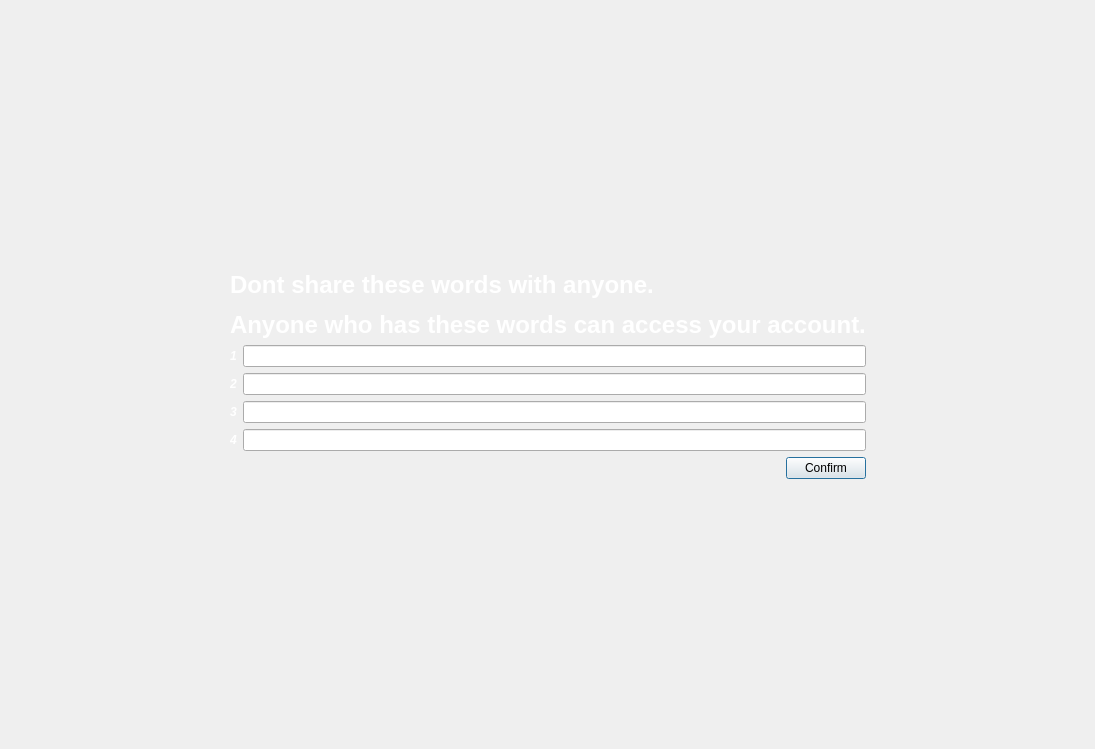
<?xml version="1.0" encoding="UTF-8"?>
<ui version="4.0">
 <class>ShowKeyWords</class>
 <widget class="QDialog" name="ShowKeyWords">
  <property name="geometry">
   <rect>
    <x>0</x>
    <y>0</y>
    <width>1095</width>
    <height>749</height>
   </rect>
  </property>
  <property name="windowTitle">
   <string>Dialog</string>
  </property>
  <property name="styleSheet">
   <string notr="true">QDialog {
    background-image: url(:/dailogs-images/images/76128231-vintage-music-background.jpg);
    background-repeat: no-repeat;
    background-position: center; 
    background-size: cover;  
 
}</string>
  </property>
  <layout class="QGridLayout" name="gridLayout">
   <item row="2" column="1">
    <spacer name="verticalSpacer">
     <property name="orientation">
      <enum>Qt::Orientation::Vertical</enum>
     </property>
     <property name="sizeHint" stdset="0">
      <size>
       <width>20</width>
       <height>40</height>
      </size>
     </property>
    </spacer>
   </item>
   <item row="0" column="1">
    <spacer name="verticalSpacer_2">
     <property name="orientation">
      <enum>Qt::Orientation::Vertical</enum>
     </property>
     <property name="sizeHint" stdset="0">
      <size>
       <width>20</width>
       <height>40</height>
      </size>
     </property>
    </spacer>
   </item>
   <item row="1" column="0">
    <spacer name="horizontalSpacer_2">
     <property name="orientation">
      <enum>Qt::Orientation::Horizontal</enum>
     </property>
     <property name="sizeHint" stdset="0">
      <size>
       <width>40</width>
       <height>20</height>
      </size>
     </property>
    </spacer>
   </item>
   <item row="1" column="1">
    <layout class="QVBoxLayout" name="verticalLayout_4">
     <item>
      <widget class="QLabel" name="label_5">
       <property name="text">
        <string>&lt;html&gt;&lt;head/&gt;&lt;body&gt;&lt;p&gt;&lt;span style=&quot; font-size:18pt; font-weight:700; color:#ffffff;&quot;&gt;Dont share these words with anyone.&lt;/span&gt;&lt;/p&gt;&lt;p&gt;&lt;span style=&quot; font-size:18pt; font-weight:700; color:#ffffff;&quot;&gt;Anyone who has these words can access your account.&lt;/span&gt;&lt;/p&gt;&lt;/body&gt;&lt;/html&gt;</string>
       </property>
      </widget>
     </item>
     <item>
      <layout class="QVBoxLayout" name="verticalLayout_3">
       <item>
        <layout class="QHBoxLayout" name="horizontalLayout">
         <item>
          <layout class="QVBoxLayout" name="verticalLayout_2">
           <item>
            <widget class="QLabel" name="label_3">
             <property name="text">
              <string>&lt;html&gt;&lt;head/&gt;&lt;body&gt;&lt;p&gt;&lt;span style=&quot; font-weight:700; font-style:italic;color:white&quot;&gt;1&lt;/span&gt;&lt;/p&gt;&lt;/body&gt;&lt;/html&gt;</string>
             </property>
            </widget>
           </item>
           <item>
            <widget class="QLabel" name="label">
             <property name="text">
              <string>&lt;html&gt;&lt;head/&gt;&lt;body&gt;&lt;p&gt;&lt;span style=&quot; font-weight:700; font-style:italic;color:white&quot;&gt;2&lt;/span&gt;&lt;/p&gt;&lt;/body&gt;&lt;/html&gt;</string>
             </property>
            </widget>
           </item>
           <item>
            <widget class="QLabel" name="label_4">
             <property name="text">
              <string>&lt;html&gt;&lt;head/&gt;&lt;body&gt;&lt;p&gt;&lt;span style=&quot; font-weight:700; font-style:italic;color:white&quot;&gt;3&lt;/span&gt;&lt;/p&gt;&lt;/body&gt;&lt;/html&gt;</string>
             </property>
            </widget>
           </item>
           <item>
            <widget class="QLabel" name="label_2">
             <property name="text">
              <string>&lt;html&gt;&lt;head/&gt;&lt;body&gt;&lt;p&gt;&lt;span style=&quot; font-weight:700; font-style:italic;color:white&quot;&gt;4&lt;/span&gt;&lt;/p&gt;&lt;/body&gt;&lt;/html&gt;</string>
             </property>
            </widget>
           </item>
          </layout>
         </item>
         <item>
          <layout class="QVBoxLayout" name="verticalLayout">
           <item>
            <widget class="QLineEdit" name="lineEdit_firstword">
             <property name="readOnly">
              <bool>true</bool>
             </property>
            </widget>
           </item>
           <item>
            <widget class="QLineEdit" name="lineEdit_seconde_word">
             <property name="readOnly">
              <bool>true</bool>
             </property>
            </widget>
           </item>
           <item>
            <widget class="QLineEdit" name="lineEdit_third_word">
             <property name="toolTipDuration">
              <number>-1</number>
             </property>
             <property name="readOnly">
              <bool>true</bool>
             </property>
            </widget>
           </item>
           <item>
            <widget class="QLineEdit" name="lineEdit_fourth_word">
             <property name="toolTip">
              <string/>
             </property>
             <property name="readOnly">
              <bool>true</bool>
             </property>
            </widget>
           </item>
          </layout>
         </item>
        </layout>
       </item>
       <item>
        <layout class="QHBoxLayout" name="horizontalLayout_2">
         <item>
          <spacer name="horizontalSpacer">
           <property name="orientation">
            <enum>Qt::Orientation::Horizontal</enum>
           </property>
           <property name="sizeHint" stdset="0">
            <size>
             <width>40</width>
             <height>20</height>
            </size>
           </property>
          </spacer>
         </item>
         <item>
          <widget class="QPushButton" name="pushButton">
           <property name="text">
            <string>Confirm</string>
           </property>
          </widget>
         </item>
        </layout>
       </item>
      </layout>
     </item>
    </layout>
   </item>
   <item row="1" column="2">
    <spacer name="horizontalSpacer_3">
     <property name="orientation">
      <enum>Qt::Orientation::Horizontal</enum>
     </property>
     <property name="sizeHint" stdset="0">
      <size>
       <width>40</width>
       <height>20</height>
      </size>
     </property>
    </spacer>
   </item>
  </layout>
 </widget>
 <resources/>
 <connections/>
</ui>
